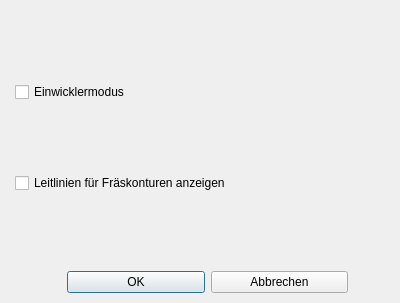
<?xml version="1.0" encoding="UTF-8"?>
<ui version="4.0">
 <class>Dialog_einstellungen_allgem</class>
 <widget class="QDialog" name="Dialog_einstellungen_allgem">
  <property name="geometry">
   <rect>
    <x>0</x>
    <y>0</y>
    <width>400</width>
    <height>303</height>
   </rect>
  </property>
  <property name="windowTitle">
   <string>allgemeine Programmeinstellungen</string>
  </property>
  <widget class="QWidget" name="">
   <property name="geometry">
    <rect>
     <x>67</x>
     <y>270</y>
     <width>281</width>
     <height>25</height>
    </rect>
   </property>
   <layout class="QHBoxLayout" name="horizontalLayout">
    <item>
     <widget class="QPushButton" name="pushButton_ok">
      <property name="text">
       <string>OK</string>
      </property>
     </widget>
    </item>
    <item>
     <widget class="QPushButton" name="pushButton_abbrechen">
      <property name="text">
       <string>Abbrechen</string>
      </property>
     </widget>
    </item>
   </layout>
  </widget>
  <widget class="QWidget" name="">
   <property name="geometry">
    <rect>
     <x>15</x>
     <y>17</y>
     <width>371</width>
     <height>241</height>
    </rect>
   </property>
   <layout class="QGridLayout" name="gridLayout">
    <item row="0" column="0">
     <widget class="QCheckBox" name="checkBox_entwicklermodus">
      <property name="text">
       <string>Einwicklermodus</string>
      </property>
     </widget>
    </item>
    <item row="1" column="0">
     <widget class="QCheckBox" name="checkBox_zeigeLeitlinienFkon">
      <property name="text">
       <string>Leitlinien für Fräskonturen anzeigen</string>
      </property>
     </widget>
    </item>
   </layout>
  </widget>
 </widget>
 <resources/>
 <connections/>
</ui>
